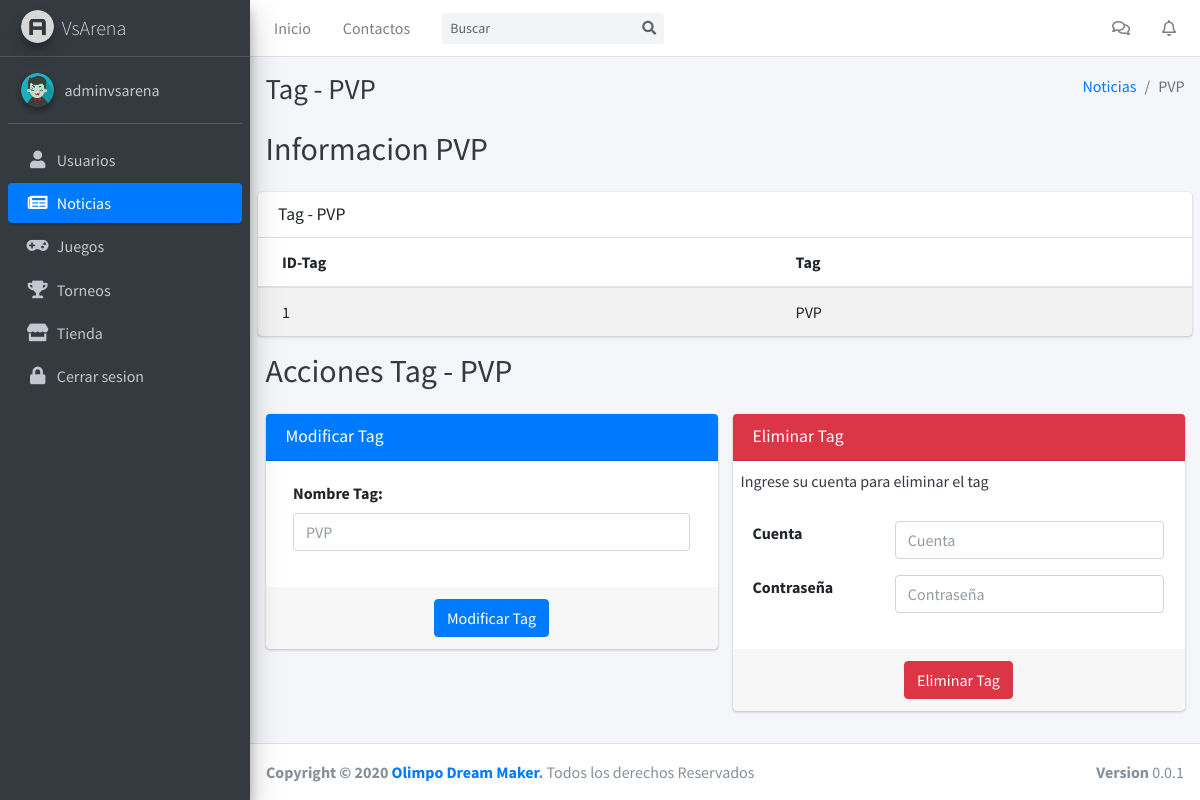
Page /panel/tag/1/ (signed in) on the committed database.
### tables this page shows
CREATE TABLE `usuarios` (
  `idUsuario` int(11) NOT NULL,
  `usuario` varchar(255) DEFAULT NULL,
  `emailUsuario` varchar(255) DEFAULT NULL,
  `passUsuario` varchar(255) DEFAULT NULL,
  `avatarUsuario` varchar(255) DEFAULT NULL,
  `saldoEfectivo` float DEFAULT NULL,
  `saldoMonVir` double DEFAULT NULL,
  `isAdmin` tinyint(4) DEFAULT NULL,
  `Cupones_idCupon` int(11) NOT NULL,
  `Equipos_idEquipos` int(11) NOT NULL
);

CREATE TABLE `tags` (
  `idTag` int(11) NOT NULL,
  `tag` varchar(255) DEFAULT NULL
);

### BackEnd/funciones.php (called while the page is built, shortened)
<?php
function isAdmin($conexion,$id){
  $consulta = "SELECT * FROM usuarios WHERE idUsuario='$id'";
  $resultado = mysqli_query($conexion, $consulta);
  $user = mysqli_fetch_assoc($resultado);
  if($user['isAdmin'] ==  1){
    return true;
  }else{
    return false;
  }
}
function dataUser($conexion, $id){
  $consulta = "SELECT * FROM usuarios WHERE idUsuario='$id'";
  $resultado = mysqli_query($conexion,$consulta);
  $data = mysqli_fetch_assoc($resultado);
  $user = array("usuario" => $data['usuario'],
                "email"=>$data['emailUsuario'],
                "avatar"=>$data['avatarUsuario'],
                "saldoEfectivo"=>$data['saldoEfectivo'],
                "saldoMonVir"=>$data['saldoMonVir']);
  return $user;
}
?>

### BackEnd/config.php (called while the page is built, shortened)
<?php
$urlDB = "http://localhost/VSARENA/Dashboard";
?>

### Dashboard/templates/tag.php (the view, shortened to what this page needs)
<?php
require_once("../../BackEnd/config.php");
require_once("../../BackEnd/funciones.php");
$conexion = conectar();
if(isset($_SESSION['usuario'])){
  if(isAdmin($conexion,$_SESSION['usuario'])){
  }else{
    desconectar($conexion);
    header("Location: $amigable/panel/");
  }
}else{
  echo "<script>alert('Necesita ser admin para podes acceder a esta pagina')</script>";
  desconectar($conexion);
  header("Location: $amigable/panel/456/");
}
$idTag = $_GET['id'];
$consulta =  "SELECT * FROM tags
              WHERE idTag='$idTag'";
$resultado = mysqli_query($conexion, $consulta);
$tag = mysqli_fetch_assoc($resultado);
$nombreTag = $tag['tag'];
?>
<!DOCTYPE html>
<html lang="es">
<head>
  <?php
  require_once("$p/components/head.php");
  ?>
</head>
<body class="hold-transition sidebar-mini layout-fixed">
<div class="wrapper">
  <?php
  require_once("$p/components/nav.php")
  ?>
  <?php
  require_once("$p/components/aside.php");
  $conexion = conectar();
  aside(2,$conexion,$amigable,$urlDB,$imagenes);
  ?>
  <div class="content-wrapper">
    <div class="content-header">
      <div class="container-fluid">
        <div class="row mb-2">
          <div class="col-sm-6">
            <h1 class="m-0 text-dark">Tag - <?php echo $nombreTag;?></h1>
          </div>
          <div class="col-sm-6">
            <ol class="breadcrumb float-sm-right">
              <li class="breadcrumb-item"><a href="<?php echo $amigable;?>/panel/noticias/">Noticias</a></li>
              <li class="breadcrumb-item active"><?php echo $nombreTag;?></li>
            </ol>
          </div>
        </div>
      </div>
    </div>
    <section class="content">
      <div class="container-fluid">
        <div class="row mb-4">
          <div class="col-6">
            <h2 class="m-0 text-dark">Informacion <?php echo $nombreTag;?></h2>
          </div>
        </div>
      </div>
      <div class="row">
        <div class="col-12">
          <div class="card">
            <div class="card-header">
              <h3 class="card-title">Tag - <?php echo $nombreTag;?></h3>
            </div>
            <div class="card-body p-0">
              <table class="table table-striped">
                <thead>
                <tr>
                  <th>ID-Tag</th>
                  <th>Tag</th>
                </tr>
                </thead>
                <tbody>
                <tr>
                  <td><?php echo $idTag;?></td>
                  <td><?php echo $nombreTag;?></td>
                </tr>
                </tbody>
              </table>
            </div>
          </div>
        </div>
      </div>
      <div class="container-fluid">
        <div class="row mb-4">
          <div class="col-12">
            <h2 class="m-0 text-dark">Acciones Tag - <?php echo $nombreTag;?></h2>
          </div>
        </div>
        <div class="row">
          <div class="col-6">
            <div class="card card-primary">
              <div class="card-header">
                <h3 class="card-title">Modificar Tag</h3>
              </div>
              <form class="form-horizontal" method="POST" action="<?php echo $urldb;?>/php/modificarTag.php?id=<?php echo $idTag;?>">
                <div class="card-body">
                  <div class="form-group col-12">
                    <label for="tag" class="">Nombre Tag:</label>
                    <div class="">
                      <input type="text" class="form-control" id="tag" name="tag" placeholder="<?php echo $nombreTag;?>">
                    </div>
                  </div>
                </div>
                <div class="card-footer d-flex justify-content-center">
                  <button type="submit" class="btn btn-primary">Modificar Tag</button>
                </div>
              </form>
            </div>
          </div>
          <div class="col-6">
            <div class="card card-danger">
              <div class="card-header">
                <h3 class="card-title">Eliminar Tag</h3>
              </div>
              <p class="m-2 text-dark">Ingrese su cuenta para eliminar el tag</p>
              <form class="form-horizontal" method="POST" action="<?php echo $urlDB;?>/php/eliminarTag.php?id=<?php echo $idTag;?>">
                <div class="card-body">
                  <div class="form-group row">
                    <label for="usuario" class="col-4">Cuenta</label>
                    <div class="col-8">
                      <input type="text" class="form-control" id="usuario" name="usuario" placeholder="Cuenta">
                    </div>
                  </div>
                  <div class="form-group row">
                    <label for="password" class="col-4">Contraseña</label>
                    <div class="col-8">
                      <input type="password" class="form-control" name="password" id="password" placeholder="Contraseña">
                    </div>
                  </div>
                </div>
                <div class="card-footer d-flex justify-content-center">
                  <button type="submit" class="btn btn-danger">Eliminar Tag</button>
                </div>
              </form>
            </div>
          </div>
        </div>
      </div>
    </section>
  </div>
  <?php
  require_once("../components/footer.php");
  ?>
</div>
</body>
</html>

### Dashboard/components/aside.php
 <?php
 function aside($s,$conect,$amigable,$url,$imagenes){
  $id = $_SESSION['usuario'];
  $user = dataUser($conect, $id);
  ?>
  <aside class="main-sidebar sidebar-dark-primary elevation-4">
    <a href="index3.html" class="brand-link">
      <img src="<?php echo $url; ?>/dist/img/AdminLTELogo.png" alt="AdminLTE Logo" class="brand-image img-circle elevation-3"
            style="opacity: .8">
      <span class="brand-text font-weight-light">VsArena</span>
    </a>
    <div class="sidebar">
      <div class="user-panel mt-3 pb-3 mb-3 d-flex">
        <div class="image">
          <img src="<?php echo $imagenes; ?>/avatarUser/<?php echo $user['avatar'];?>" class="img-circle elevation-2" alt="User Image">
        </div>
        <div class="info">
          <a href="#" class="d-block"><?php echo $user['usuario'];?></a>
        </div>
      </div>
      <nav class="mt-2">
        <ul class="nav nav-pills nav-sidebar flex-column" data-widget="treeview" role="menu" data-accordion="false">
          <?php
            if($s==1){
              $clase = 'nav-link active';
            }else{
              $clase = 'nav-link';
            }
          ?>
          <li class="nav-item select-item">
            <a href="<?php echo $amigable; ?>/panel/usuarios/" class="<?php echo $clase?>">
              <i class="nav-icon fas fa-user"></i>
              <p>
                Usuarios
              </p>
            </a>
          </li>
          <?php
            if($s==2){
              $clase = 'nav-link active';
            }else{
              $clase = 'nav-link';
            }
          ?>
          <li class="nav-item select-blue">
            <a href="<?php echo $amigable; ?>/panel/noticias/" class="<?php echo $clase?>">
              <i class="nav-icon fas fa-newspaper"></i>
              <p>
                Noticias
              </p>
            </a>
          </li>
          <?php
            if($s==3){
              $clase = 'nav-link active';
            }else{
              $clase = 'nav-link';
            }
          ?>
          <li class="nav-item">
            <a href="<?php echo $amigable; ?>/panel/juegos/" class="<?php echo $clase?>">
              <i class="nav-icon fas fa-gamepad"></i>
              <p>
                Juegos
              </p>
            </a>
          </li>
          <?php
            if($s==4){
              $clase = 'nav-link active';
            }else{
              $clase = 'nav-link';
            }
          ?>
          <li class="nav-item">
            <a href="<?php echo $amigable; ?>/panel/torneos/" class="<?php echo $clase?>">
              <i class="nav-icon fas fa-trophy"></i>
              <p>
                Torneos
              </p>
            </a>
          </li>
          <?php
            if($s==5){
              $clase = 'nav-link active';
            }else{
              $clase = 'nav-link';
            }
          ?>
          <li class="nav-item">
            <a href="<?php echo $amigable; ?>/panel/tienda/" class="<?php echo $clase?>">
              <i class="nav-icon fas fa-store"></i>
              <p>
                Tienda
              </p>
            </a>
          </li>
          <li class="nav-item">
            <a href="<?php echo $url; ?>/php/logout.php" class="nav-link">
              <i class="nav-icon fas fa-lock"></i>
              <p>
                Cerrar sesion
              </p>
            </a>
          </li>
        </ul>
      </nav>
    </div>
  </aside>
  <?php
 }
?>

### rows in the picture
usuarios: avatarUsuario (picture), usuario "adminvsarena"
tags: tag "PVP"

### other values in the picture
$idTag "1"
